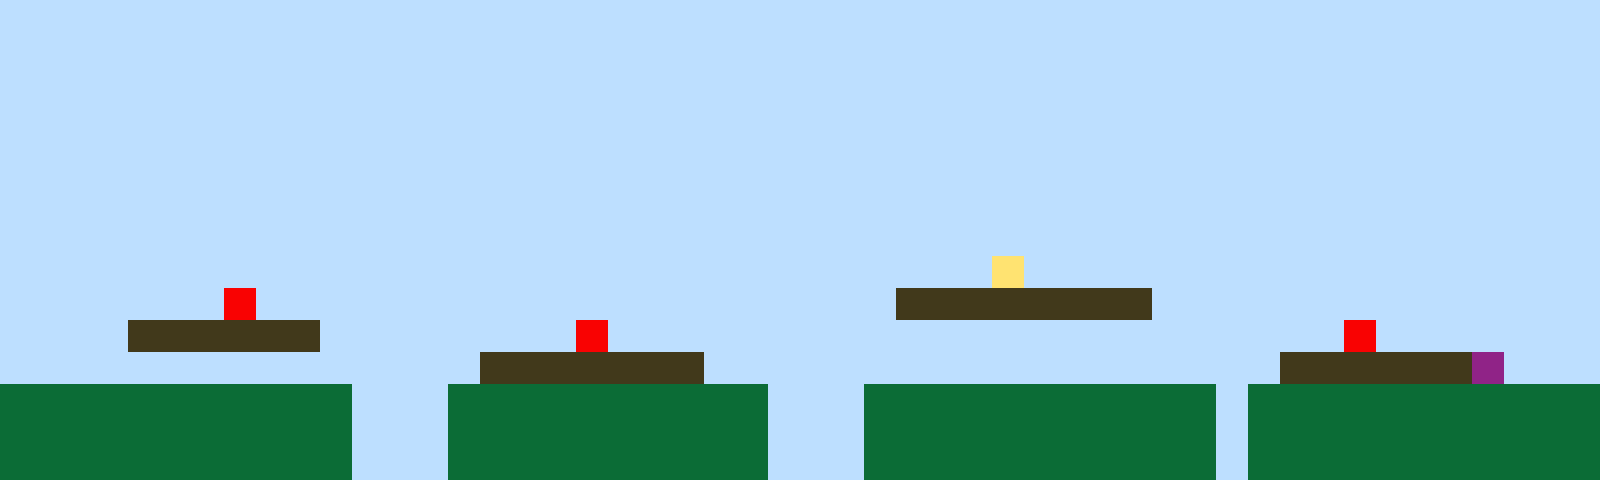

Below is a game level as drawn by its tile map, then a one-line description and the .tmx file that defines it, in full:
An orthogonal 50x15 tile map with 32x32 px tiles, 1 tile layer (Tile Layer 1).

<map version="1.10" tiledversion="1.11.2" orientation="orthogonal" renderorder="right-up" width="50" height="15" tilewidth="32" tileheight="32" infinite="0" nextlayerid="2" nextobjectid="1"><editorsettings><export target="map1.csv" format="csv" /></editorsettings><tileset firstgid="1" name="sprites" tilewidth="32" tileheight="32" tilecount="6" columns="3"><image source="sprites.png" width="96" height="64" /></tileset><layer id="1" name="Tile Layer 1" width="50" height="15"><data encoding="csv">1,1,1,1,1,1,1,1,1,1,1,1,1,1,1,1,1,1,1,1,1,1,1,1,1,1,1,1,1,1,1,1,1,1,1,1,1,1,1,1,1,1,1,1,1,1,1,1,1,1,1,1,1,1,1,1,1,1,1,1,1,1,1,1,1,1,1,1,1,1,1,1,1,1,1,1,1,1,1,1,1,1,1,1,1,1,1,1,1,1,1,1,1,1,1,1,1,1,1,1,1,1,1,1,1,1,1,1,1,1,1,1,1,1,1,1,1,1,1,1,1,1,1,1,1,1,1,1,1,1,1,1,1,1,1,1,1,1,1,1,1,1,1,1,1,1,1,1,1,1,1,1,1,1,1,1,1,1,1,1,1,1,1,1,1,1,1,1,1,1,1,1,1,1,1,1,1,1,1,1,1,1,1,1,1,1,1,1,1,1,1,1,1,1,1,1,1,1,1,1,1,1,1,1,1,1,1,1,1,1,1,1,1,1,1,1,1,1,1,1,1,1,1,1,1,1,1,1,1,1,1,1,1,1,1,1,1,1,1,1,1,1,1,1,1,1,1,1,1,1,1,1,1,1,1,1,1,1,1,1,1,1,1,1,1,1,1,1,1,1,1,1,1,1,1,1,1,1,1,1,1,1,1,1,1,1,1,1,1,1,1,1,1,1,1,1,1,1,1,1,1,1,1,1,1,1,1,1,1,1,1,1,1,1,1,1,1,1,1,1,1,1,1,1,1,1,1,1,1,1,1,1,1,1,1,1,1,1,1,1,1,1,1,1,1,1,1,1,1,1,1,1,1,1,1,1,1,1,1,1,1,1,1,1,1,1,1,1,1,1,1,1,1,1,1,1,1,1,1,1,1,1,1,1,1,1,1,1,1,1,1,1,1,1,1,1,1,1,1,1,1,1,1,1,1,1,1,1,1,1,1,1,1,1,1,1,1,1,1,1,1,1,1,1,1,1,1,1,1,1,1,4,1,1,1,1,1,1,1,1,1,1,1,1,1,1,1,1,1,1,1,1,1,1,1,1,1,5,1,1,1,1,1,1,1,1,1,1,1,1,1,1,1,1,1,1,1,1,3,3,3,3,3,3,3,3,1,1,1,1,1,1,1,1,1,1,1,1,1,1,1,1,1,1,3,3,3,3,3,3,1,1,1,1,1,1,1,1,5,1,1,1,1,1,1,1,1,1,1,1,1,1,1,1,1,1,1,1,1,1,1,1,5,1,1,1,1,1,1,1,1,1,1,1,1,1,1,1,1,1,1,1,1,1,1,3,3,3,3,3,3,3,1,1,1,1,1,1,1,1,1,1,1,1,1,1,1,1,1,1,3,3,3,3,3,3,6,1,1,1,2,2,2,2,2,2,2,2,2,2,2,1,1,1,2,2,2,2,2,2,2,2,2,2,1,1,1,2,2,2,2,2,2,2,2,2,2,2,1,2,2,2,2,2,2,2,2,2,2,2,2,2,2,2,2,2,2,2,2,2,2,1,1,1,2,2,2,2,2,2,2,2,2,2,1,1,1,2,2,2,2,2,2,2,2,2,2,2,1,2,2,2,2,2,2,2,2,2,2,2,2,2,2,2,2,2,2,2,2,2,2,1,1,1,2,2,2,2,2,2,2,2,2,2,1,1,1,2,2,2,2,2,2,2,2,2,2,2,1,2,2,2,2,2,2,2,2,2,2,2</data></layer></map>
